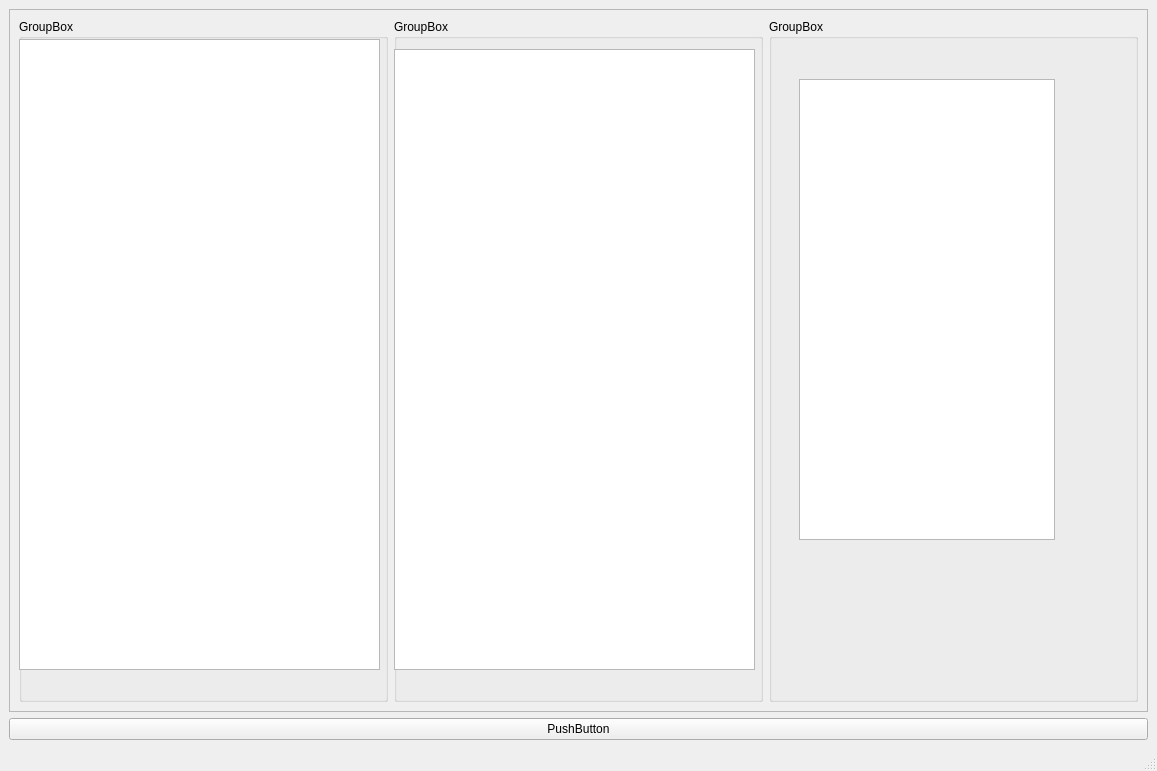
<?xml version="1.0" encoding="UTF-8"?>
<ui version="4.0">
 <class>MainWindow</class>
 <widget class="QMainWindow" name="MainWindow">
  <property name="geometry">
   <rect>
    <x>0</x>
    <y>0</y>
    <width>1157</width>
    <height>771</height>
   </rect>
  </property>
  <property name="windowTitle">
   <string>MainWindow</string>
  </property>
  <widget class="QWidget" name="centralwidget">
   <layout class="QVBoxLayout" name="verticalLayout">
    <item>
     <widget class="QFrame" name="frame">
      <property name="frameShape">
       <enum>QFrame::StyledPanel</enum>
      </property>
      <property name="frameShadow">
       <enum>QFrame::Raised</enum>
      </property>
      <layout class="QHBoxLayout" name="horizontalLayout">
       <item>
        <widget class="QGroupBox" name="groupBox">
         <property name="title">
          <string>GroupBox</string>
         </property>
         <widget class="QListWidget" name="randomList">
          <property name="geometry">
           <rect>
            <x>0</x>
            <y>20</y>
            <width>361</width>
            <height>631</height>
           </rect>
          </property>
         </widget>
        </widget>
       </item>
       <item>
        <widget class="QGroupBox" name="groupBox_2">
         <property name="title">
          <string>GroupBox</string>
         </property>
         <widget class="QListWidget" name="bubbleSort">
          <property name="geometry">
           <rect>
            <x>0</x>
            <y>30</y>
            <width>361</width>
            <height>621</height>
           </rect>
          </property>
         </widget>
        </widget>
       </item>
       <item>
        <widget class="QGroupBox" name="groupBox_3">
         <property name="title">
          <string>GroupBox</string>
         </property>
         <widget class="QListWidget" name="quickSort">
          <property name="geometry">
           <rect>
            <x>30</x>
            <y>60</y>
            <width>256</width>
            <height>461</height>
           </rect>
          </property>
         </widget>
        </widget>
       </item>
      </layout>
     </widget>
    </item>
    <item>
     <widget class="QPushButton" name="start">
      <property name="text">
       <string>PushButton</string>
      </property>
     </widget>
    </item>
   </layout>
  </widget>
  <widget class="QMenuBar" name="menubar">
   <property name="geometry">
    <rect>
     <x>0</x>
     <y>0</y>
     <width>1157</width>
     <height>23</height>
    </rect>
   </property>
  </widget>
  <widget class="QStatusBar" name="statusbar"/>
 </widget>
 <resources/>
 <connections/>
</ui>
